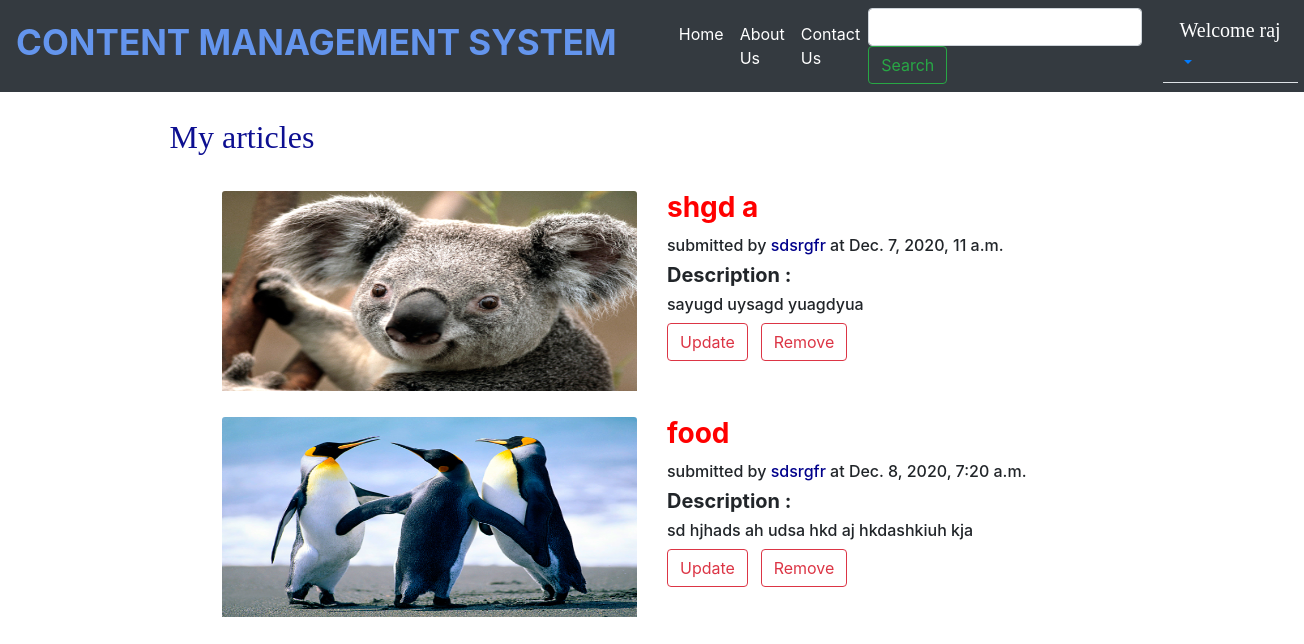
/my_article/ (signed in), run on the app's committed database.
### CMSApp/models.py (models this page shows, shortened)
class Data(models.Model):
  id = models.AutoField(primary_key=True)
  title =  models.CharField(max_length=100)
  desc = models.TextField()
  img= models.ImageField(upload_to="pics")
  datetime = models.DateTimeField(auto_now=True,null=False)
  user = models.ForeignKey(User, on_delete=models.CASCADE)

### CMSApp/views.py (the view)
# urls.py: path('my_article/',views.my_article,name='my_article'),
def my_article(request):
  if request.user.is_authenticated == True:
    data = Data.objects.filter(user=request.user)
    name= User.objects.get(username=request.user).first_name
    return render(request, "my_articles.html", {"data":data,"user_name":name})
  else:
    return redirect('login')

### templates/my_articles.html (shortened to what this page needs)
{% extends 'basic.html' %}
{% block body %}
{% load static %}
    {% if data %}
        <h2 style="margin-left: 13%;padding-top: 2%;font-family: 'Lemonada', cursive;color: #0d0f91">My articles</h2>
       {% for x in data %}
        <div class="row" style="padding-top: 2%">
            <div class="col-md-2"></div>
                <div class="col-sm-4">
                    <img src="{{ x.img.url }}" class="card-img-top" alt="..." width="800" height="200">
                </div>
           <div class="col-sm-4">
                <h3 class="card-title" style="font-weight: bold;color: red">{{x.title }}</h3>
                <h6>submitted by <span style="color: darkblue">{{ user_name }}</span> at {{ x.datetime }}</h6>
                <h5 style="font-weight: bold">Description  :
                    <h6>{{ x.desc }}</h6>
                </h5>
                <a href="/update_article/{{ x.id }}/" class="btn btn-outline-danger">Update</a>
                <a href="/delete_article/{{ x.id }}/" class="btn btn-outline-danger" style="margin-left: 2%">Remove</a>
            </div>
        </div>
       {% endfor %}
    {% endif %}
{% endblock %}

### templates/basic.html (shortened to what this page needs)
{% load static %}
<!DOCTYPE html>
<html lang="en">
<head>
    <link rel="stylesheet" href="https://stackpath.bootstrapcdn.com/bootstrap/4.4.1/css/bootstrap.min.css">
</head>
<body>
    <nav class="navbar navbar-expand-lg navbar-dark bg-dark">
  <a class="navbar-brand" href="#">
      <h4 class="display-4" style="color: cornflowerblue;font-size: 35px;font-weight: bolder">CONTENT MANAGEMENT SYSTEM </h4>
  </a>
  <div class="collapse navbar-collapse" id="navbarSupportedContent" style="margin-left: 3%">
    <ul class="navbar-nav mr-auto">
      <li class="nav-item active">
        <a class="nav-link" href="{% url 'home' %}">Home <span class="sr-only">(current)</span></a>
      </li>
      <li class="nav-item active">
        <a class="nav-link" href="{% url 'about_us' %}">About Us<span class="sr-only">(current)</span></a>
      </li>
      <li class="nav-item active">
        <a class="nav-link" href="{% url 'contact_us' %}">Contact Us<span class="sr-only">(current)</span></a>
      </li>
    </ul>
        <form class="form-inline my-2 my-lg-0" style="padding-right: 2%" method="post" action="#" >
      <input class="form-control mr-sm-2" placeholder="" aria-label="Search" name="search" required>
      <button class="btn btn-outline-success my-2 my-sm-0" type="submit">Search</button>
    </form>
      {% if user.is_authenticated %}
          <ul class="nav nav-tabs" style="margin-right: 10%">
           <li class="nav-item dropdown">
                <a class="nav-link dropdown-toggle" data-toggle="dropdown" href="#" role="button" aria-haspopup="true" aria-expanded="true">
                    <h5 style="color: white;font-family: cursive"> Welcome {{ request.user }}</h5>
                </a>
            </li>
            </ul>
      {% else %}
            <a href="{% url 'login' %}" class="btn btn-outline-danger">Login</a>
            <a href="{% url 'signup' %}" class="btn btn-outline-danger" style="margin-left: 1%">Signup</a>
      {% endif %}
  </div>
</nav>
{%  block body %}{% endblock %}
</body>
</html>

### data on the page
Data: img (picture), title "shgd a", datetime "Dec. 7, 2020, 11 a.m.", desc "sayugd uysagd yuagdyua"
Data: img (picture), title "food", datetime "Dec. 8, 2020, 7:20 a.m.", desc "sd hjhads ah udsa hkd aj hkdashkiuh kja"

### other printed values
{{ request.user }} "raj"
{{ user_name }} "sdsrgfr"
